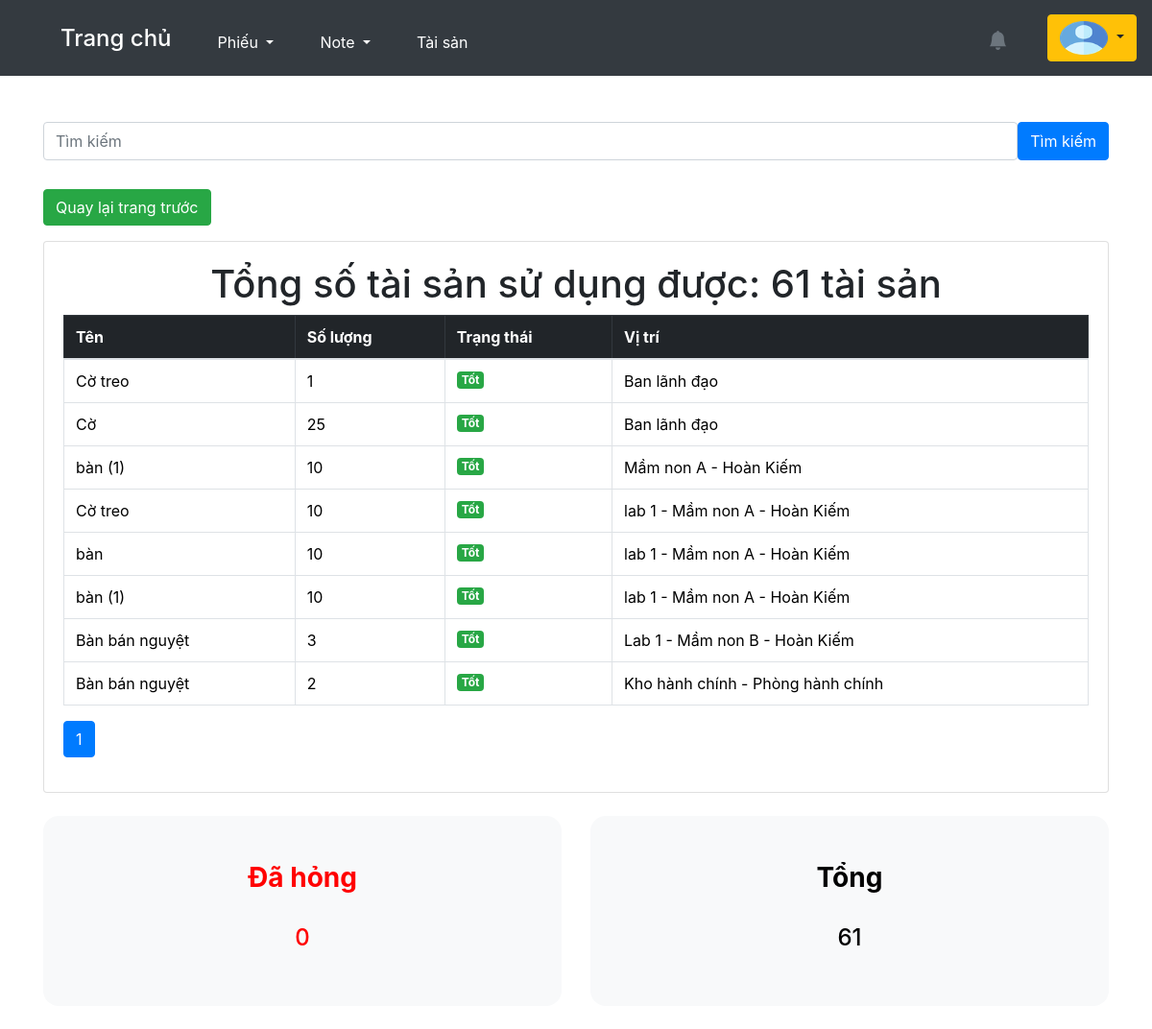
Screenshot of /asset/all_active_asset (signed in) with the database file from the repository.
### accounts/models.py (models this page shows, shortened)
class User(AbstractUser):
    is_customer = models.BooleanField(default=False)
    is_engineer = models.BooleanField(default=False)
    email = models.EmailField(unique=False)
    username = models.CharField(max_length=1000, unique=True)
    first_name = models.CharField(max_length=20, default='')
    last_name = models.CharField(max_length=100, default='')
    avatar = ProcessedImageField(upload_to=user_directory_path,
                                 processors=[ResizeToFill(500, 500)],
                                 format='PNG',  # Đổi từ JPEG sang PNG
                                 options={'quality': 90},
                                 default='avatars/avt.jpg',
                                 blank=True,
                                 null=True)
    avatar_small = ImageSpecField(source='avatar',
                                  processors=[ResizeToFill(100, 100)],
                                  format='PNG',
                                  options={'quality': 50})
    avatar_medium = ImageSpecField(source='avatar',
                                   processors=[ResizeToFill(500, 500)],
                                   format='PNG',
                                   options={'quality': 90})
    school = models.CharField(max_length=200, null=True)
    PLACES_CHOICES = (
        ('Ban lãnh đạo','Ban lãnh đạo'),
        ('Phòng mầm non 1', 'Phòng mầm non 1'),
        ('Phòng mầm non 2', 'Phòng mầm non 2'),
        ('Phòng mầm non 3', 'Phòng mầm non 3'),
        ('Phòng tiểu học', 'Phòng tiểu học'),
        ('Phòng hành chính', 'Phòng hành chính'),
        ('Ban kiểm soát', 'Ban kiểm soát'),
        ('Phòng kế toán', 'Phòng kế toán'),
        ('Phòng kinh doanh marketing', 'Phòng kinh doanh marketing'),
        ('Phòng nhân sự', 'Phòng nhân sự'),
        ('Học viện Enspire Láng Hạ','Học viện Enspire Láng Hạ'),
        ('Enspire Hải Phòng', 'Enspire Hải Phòng'),
        ('Phòng công nghệ', 'Phòng công nghệ'),
        ('Phòng R&D mầm non', 'Phòng R&D mầm non'),
    )
    work_place = models.CharField(max_length=50, choices=PLACES_CHOICES, default='')
    date_of_birth = models.DateField(null=True, blank=True)
    phone_regex = RegexValidator (regex=r'^\+?1?\d{9,15}$', message="Lỗi, hãy nhập lại!")
    phone = models.CharField(validators=[phone_regex], max_length=10, blank=True)
    GENDER_CHOICES = (
        ('Nam', 'Male'),
        ('Nữ', 'Female'),
        ('Khác', 'Other'),
    )
    gender = models.CharField(max_length=4, choices=GENDER_CHOICES, blank=True, null=True)
    title = models.CharField(max_length=1000, default='')

### asset/models.py (models this page shows, shortened)
class Asset(models.Model):
    ASSET_STATUS_CHOICES = [
        ('Tốt', 'Tốt'),
        ('Hỏng', 'Hỏng'),
    ]
    name = models.CharField(max_length=150)
    asset_amount = models.IntegerField(validators= [MinValueValidator(1)], default= 1, null=False)
    asset_status = models.CharField(max_length=10, choices=ASSET_STATUS_CHOICES, default= 'Tốt', null=False)
    school = models.ForeignKey(School, on_delete=models.CASCADE, null=True, blank=True)
    lab_room = models.ForeignKey(LabRoom, on_delete=models.CASCADE, null=True, blank=True)
    district = models.ForeignKey(District, on_delete=models.CASCADE, null=True, blank=True)
    department = models.ForeignKey(Department, on_delete=models.CASCADE,related_name='assets', null=True, blank=True)
    created_at = models.DateTimeField(auto_now_add=True, editable=False)

class Department(models.Model):
    name = models.CharField(max_length=50, unique=True)

### asset/views.py (the view)
# urls.py: path('all_active_asset', views.all_active_asset, name = 'all_active_asset'),
@login_required
def all_active_asset(request):
    query = request.GET.get('q')
    departments = Department.objects.all()
    if query:
        departments = departments.filter(
            Q(name__icontains=query) |  # Tìm theo tên phòng ban
            Q(district__school__labroom__asset__name__icontains=query) |  # Tìm theo tên tài sản
            Q(district__school__name__icontains=query)  # Tìm theo tên trường
        ).distinct()
    assets_list = []  # List để chứa các tài sản hỏng
    total_asset_count = 0
    total_active_asset_count = 0
    total_broken_asset_count = 0
    for department in departments:
        department_assets_aggregate = Asset.objects.filter(
            Q(lab_room__school__district__department=department) |
            Q(district__department=department) |
            Q(school__district__department=department) |
            Q(department=department)
        ).aggregate(
            total_amount=Coalesce(Sum('asset_amount'), Value(0)),
            total_active=Coalesce(Sum('asset_amount', filter=Q(asset_status='Tốt')), Value(0)),
            total_broken=Coalesce(Sum('asset_amount', filter=Q(asset_status='Hỏng')), Value(0))
        )
        department_asset_count = department_assets_aggregate['total_amount']
        department_active_asset_count = department_assets_aggregate['total_active']
        department_broken_asset_count = department_assets_aggregate['total_broken']
        total_asset_count += department_asset_count
        total_active_asset_count += department_active_asset_count
        total_broken_asset_count += department_broken_asset_count
        if "Ban lãnh đạo" in department.name:
            for asset in department.assets.filter(asset_status='Tốt'):
                assets_list.append({
                    'type': 'asset',
                    'name': asset.name,
                    'amount': asset.asset_amount,
                    'status': asset.asset_status,
                    'location': f"{department.name}"
                })
        for district in department.district_set.all():
            if "Văn phòng" in district.name or "Kho" in district.name or "Server" in district.name:
                for asset in district.asset_set.filter(asset_status='Tốt'):
                    assets_list.append({
                        'type': 'asset',
                        'name': asset.name,
                        'amount': asset.asset_amount,
                        'status': asset.asset_status,
                        'location': f"{district.name} - {department.name}"
                    })
            for school in district.school_set.all():
                for asset in school.asset_set.filter(asset_status='Tốt'):
                    assets_list.append({
                        'type': 'asset',
                        'name': asset.name,
                        'amount': asset.asset_amount,
                        'status': asset.asset_status,
                        'location': f"{school.name} - {district.name}"
                    })
                for labroom in school.labroom_set.all():
                    for asset in labroom.asset_set.filter(asset_status='Tốt'):
                        assets_list.append({
                            'type': 'asset',
                            'name': asset.name,
                            'amount': asset.asset_amount,
                            'status': asset.asset_status,
                            'location': f"{labroom.name} - {school.name} - {district.name}"
                        })
    paginator = Paginator(assets_list, 50)
    page_number = request.GET.get('page')
    page_obj = paginator.get_page(page_number)
    context = {
        'page_obj': page_obj,
        'total_asset_count': total_asset_count,
        'total_active_asset_count': total_active_asset_count,
        'total_broken_asset_count': total_broken_asset_count,
        'query': query,
    }
    return render(request, 'asset/all_active_asset.html', context)

### templates/asset/all_active_asset.html (shortened to what this page needs)
{% extends "base.html" %}
{% load widget_tweaks %}
{% load humanize %}
{% block content %}
{% load static %}
<link href="https://cdn.jsdelivr.net/npm/bootstrap@5.3.2/dist/css/bootstrap.min.css" rel="stylesheet">
<link rel="stylesheet" href="https://maxcdn.bootstrapcdn.com/bootstrap/4.0.0/css/bootstrap.min.css">
    <div id="content" style="display:none;">
<center>
<form method="GET" action="{% url 'all_active_asset' %}">
    <div class="search-container">
    <input class="form-control" name="q" type="text" placeholder="Tìm kiếm" {% if query %}value="{{ query }}"{% endif %} style="width: 1020px; height: 40px;" ><button class="btn btn-primary">Tìm kiếm</button>
    </div>
</form>
</center>
<a href="{% url 'view_department' %}" class="btn btn-success" >Quay lại trang trước</a>
<div class="card">
    <div class="card-body">
        <center><h1>Tổng số tài sản sử dụng được: {{total_active_asset_count}} tài sản</h1></center>
        <div class="table-responsive">
            <table class="table table-bordered">
                <thead class="table-dark">
                        <tr>
                            <th>Tên</th>
                            <th>Số lượng</th>
                            <th>Trạng thái</th>
                            <th>Vị trí</th>
                        </tr>
                    </thead>
                    <tbody>
                        {% for item in page_obj.object_list %}
                            <tr>
                                <td>{{ item.name }}</td>
                                <td>{{ item.amount }}</td>
                                <td>
                                    <span class="badge bg-success">Tốt</span>
                                </td>
                                <td>{{ item.location }}</td>
                            </tr>
                        {% endfor %}
                    </tbody>
                </table>
<nav aria-label="Page navigation">
    <ul class="pagination">
        {% for num in page_obj.paginator.page_range %}
        {% if page_obj.number == num %}
        <li class="page-item active"><a class="page-link" href="#">{{ num }}</a></li>
        {% elif num > page_obj.number|add:'-3' and num < page_obj.number|add:'3' %}
        <li class="page-item"><a class="page-link" href="?page={{ num }}{% if query %}&q={{ query }}{% endif %}">{{ num }}</a></li>
        {% endif %}
        {% endfor %}
    </ul>
</nav>
</div>
</div>
</div>
    <br>
<center><div>
    <div class="row">
        <div class="col-sm-12 col-md-6">
            <a href="{% url 'all_broken_asset' %}" class="broken_assets">
            <div class="p-5 mb-4 bg-light rounded-4">
                <div class="container-fluid py-10">
                    <h3 class="display-10 fw-bold">Đã hỏng<br></h3><br><h4>{{total_broken_asset_count}}</h4>
                </div>
            </div>
            </a>
        </div>
        <div class="col-sm-12 col-md-6">
            <a  href="{% url 'all_asset' %}" class="all_assets">
                <div class="p-5 mb-4 bg-light rounded-4">
                    <div class="container-fluid py-10">
                        <h3 class="display-10 fw-bold">Tổng</h3><br><h4>{{total_asset_count}}</h4>
                    </div>
                </div>
            </a>
        </div>
{% endblock %}

### templates/base.html (shortened to what this page needs)
<!DOCTYPE html>
<html lang="vi">
{% load static %}
{% load widget_tweaks %}
<head>
{% load bootstrap_icons %}
<link rel="stylesheet" href="https://cdn.jsdelivr.net/npm/bootstrap-icons@1.2.1/font/bootstrap-icons.css">
<link rel="stylesheet" href="{% static 'bootstrap_icons/css/bootstrap_icons.css' %}">
<link href="https://cdn.jsdelivr.net/npm/bootstrap@5.3.2/dist/css/bootstrap.min.css" rel="stylesheet">
<link rel="stylesheet" type="text/css" href="https://cdnjs.cloudflare.com/ajax/libs/toastr.js/latest/css/toastr.min.css">
</head>
<body>
    <nav class="navbar navbar-expand-lg navbar-dark sticky-top bg-dark">
	<div class=" d-flex align-items-left">
        <div class="container-fluid">
	<div class="d-flex align-items-center">
            <div class="collapse navbar-collapse" id="navbarSupportedContent">
                {% if request.user.is_superuser %}
		&emsp;<strong><h4><a class="nav-link active" aria-current="page" href="/" style="color: white;">Trang chủ</a></h4></strong>
                &emsp;<div class="nav-item dropdown"><a class="nav-link active dropdown-toggle" href="#" id="navbarDropdown" role="button"
                    data-bs-toggle="dropdown" aria-expanded="false" style="color: white;">
                        Phiếu
                    </a>
                    </div>
                {% endif %}
                 &emsp;<div class="nav-item dropdown"><a class="nav-link active dropdown-toggle" href="#" id="navbarDropdown" role="button"
                    data-bs-toggle="dropdown" aria-expanded="false" style="color: white;">
                        Note
                    </a>
                </div>
                 &emsp;<a class="nav-link active" aria-current="page" href="{% url 'view_department' %}" style="color: white;">Tài sản</a>
            </div>
        </div>
</div>
</div>
                <div class="ms-auto d-flex align-items-center" style="margin-right: 15px;">
                    <div id="notification-container">
                        <button class="btn btn-warning position-relative" id="bellIcon" onclick="toggleNotificationDropdown(event)" style="background: none; border: none; color: #6c757d; padding: 8px 12px;">
                            <i class="bi bi-bell-fill fs-5"></i>
                        </button>
                    </div>
                </div>
                    <button type="button" class="btn btn-warning dropdown-toggle text-wrap-button" style='max-width:150px; max-height: 50px;' data-bs-toggle="dropdown" data-bs-display="static" aria-expanded="false">
                            <img src="{% if request.user.avatar %}{{ request.user.avatar.url }}{% else %}{% static 'media/avatars/avt.jpg' %}{% endif %}" class="avatar" alt="avatar">
                        </button>
    </nav>
<div class="container mt-5">
    {% block content %}
    {% endblock content %}
</div>
</body>
</html>

### templates/base.html (style rules this page uses)
html, body { height: 100%; background-image: url('/static/media/pexels-eberhard-grossgasteiger-2310713.jpg'); background-size:cover ; background-position: relative; background-repeat:repeat; height: fit-content; margin-bottom: auto; }
.avatar { max-width: 50px; max-height: 35px; width: 50px; height: 35px; border-radius: 10%; }
#notification-container { display: block; margin-top: 5px; }
#notification-container { position: relative; margin-right: 15px; }
.navbar-collapse { display: flex; justify-content: space-between; align-items: center; }

### templates/asset/all_active_asset.html (style rules this page uses)
html, body { height: 100%; margin: 0; padding: 0; overflow: hidden; background-image: url('/static/media/pexels-eberhard-grossgasteiger-2310713.jpg'); background-size: cover; background-repeat: repeat; width: 100%; }
.avatar { max-width: 50px; max-height: 35px; width: 50px; height: 35px; border-radius: 10%; }
.search-container { position:relative; display:flex; margin-bottom: 30px; }
a.broken_assets { text-decoration: none; color: red; }
a.all_assets { text-decoration: none; color:black; }

### rows the page displays
User: avatar (picture)
Asset: name "Cờ treo"
Department: location "Ban lãnh đạo" "Ban lãnh đạo"
Asset: name "Cờ"
Asset: name "bàn (1)" "bàn (1)"
Asset: name "Cờ treo"
Asset: name "bàn"
Asset: name "Bàn bán nguyệt"
Asset: name "Bàn bán nguyệt"

### other values shown
{{ total_active_asset_count }} "61"
{{ item.amount }} "1" "25" "10" "10" "10" "10" "3" "2"
{{ item.location }} "Mầm non A - Hoàn Kiếm" "lab 1 - Mầm non A - Hoàn Kiếm" "lab 1 - Mầm non A - Hoàn Kiếm" "lab 1 - Mầm non A - Hoàn Kiếm" "Lab 1 - Mầm non B - Hoàn Kiếm" "Kho hành chính - Phòng hành chính"
{{ num }} "1"
{{ total_broken_asset_count }} "0"
{{ total_asset_count }} "61"
